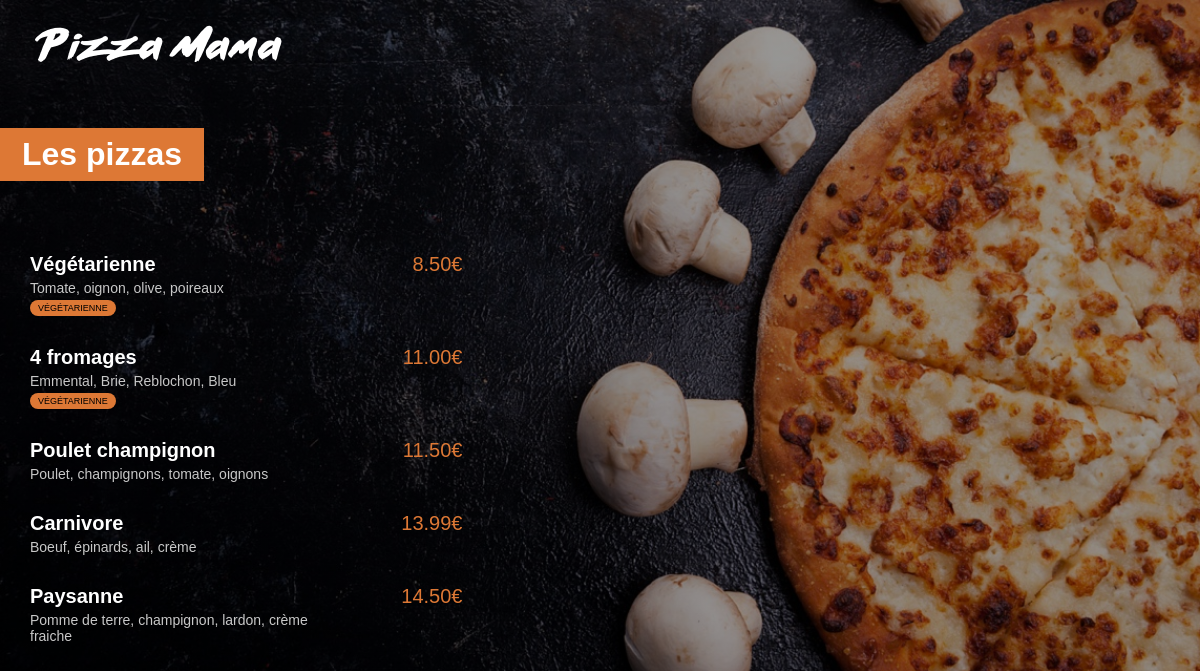
The app's page /menu/ with its own data.
### menu/models.py (models this page shows, shortened)
class Pizza(models.Model):
    nom = models.CharField(max_length=200)
    ingredients = models.CharField(max_length=400)
    prix = models.FloatField(default=0)
    vegetarienne = models.BooleanField(default=False)

### menu/views.py (the view)
# urls.py: path('', views.index, name='index'),
def index(request):
    pizzas = Pizza.objects.all().order_by('prix')
    return render(request, 'menu/index.html', {'pizzas' : pizzas})

### menu/templates/menu/index.html (shortened to what this page needs)
{% load static %}
<html lang="fr">
<head>
    <link rel="stylesheet" href="{% static 'menu/style.css'%}">
</head>
<body>
    <a href="{% url 'main:index' %}">
        <img id="small_logo" src="{% static 'menu/images/small_logo.png' %}">
    </a>
    <div class="menu-title">
        <h1>Les pizzas</h1>
    </div>
    <div class="menu-list">
        {% for pizza in pizzas %}
            <div class="menu-list-item">
                <span class="menu-list-title">{{pizza.nom}}</span>
                <span class="menu-list-price">{{pizza.prix | floatformat:2}}€</span>
                <span class="menu-list-ingredient">{{pizza.ingredients}}</span>
                {% if pizza.vegetarienne %}
                <span class="menu-list-badge">VÉGÉTARIENNE</span>
                {% endif %}
            </div>
        {% endfor %}
    </div>
</body>
</html>

### menu/static/menu/style.css (style rules this page uses)
body { background: linear-gradient(0deg, rgba(0, 0, 0, 0.4), rgba(0, 0, 0, 0.4)), url('images/menu_background.jpg') no-repeat center center fixed; -webkit-background-size: cover; -moz-background-size: cover; -o-background-size: cover; background-size: cover; color: white; margin: 0; font-family: Arial, Helvetica, sans-serif; }
#small_logo { margin-top: 25px; margin-left: 35px; }
h1 { background-color: #DD7835; display: inline-block; padding: 8px 22px; }
.menu-title { margin-top: 45px; margin-bottom: 50px; }
.menu-list { margin-left: 30px; }
.menu-list-item { margin: 30px 0px; }
.menu-list-title { font-weight: bold; font-size: 20px; width: 350px; display: inline-block; }
.menu-list-price { display: inline-block; font-size: 20px; margin-left: 8px; color: #DD7835; width: 70px; text-align: right; }
.menu-list-ingredient { display: block; font-size: 14px; color: #C8C8C8; margin-top: 4px; width: 320px; }
.menu-list-badge { background-color: #DD7835; color: black; font-size: 9px; display: inline-block; padding: 3px 8px; margin-top: 4px; border-radius: 8px; }

### records on screen
Pizza: nom "Végétarienne", prix "8.50", ingredients "Tomate, oignon, olive, poireaux", vegetarienne "VÉGÉTARIENNE"
Pizza: nom "4 fromages", prix "11.00", ingredients "Emmental, Brie, Reblochon, Bleu", vegetarienne "VÉGÉTARIENNE"
Pizza: nom "Poulet champignon", prix "11.50", ingredients "Poulet, champignons, tomate, oignons"
Pizza: nom "Carnivore", prix "13.99", ingredients "Boeuf, épinards, ail, crème"
Pizza: nom "Paysanne", prix "14.50", ingredients "Pomme de terre, champignon, lardon, crème fraiche"
